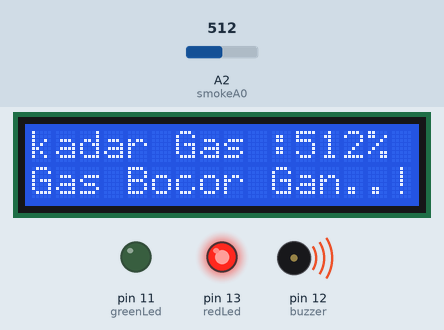
A sketch run on a simulated Arduino Uno, built with avr-gcc and run on an emulated ATmega328P. On the bench: 16×2 character LCD, output pins drawn as LEDs (lit = HIGH), buzzer (waves = sounding). The test bench sets the inputs (shaded band); at power-on: A2 (smokeA0) = 512. What the sketch prints to the serial monitor is not drawn.

Above: at 1.2 s.
1.3 s: A2 (smokeA0) set to 106
At 2.05 s:
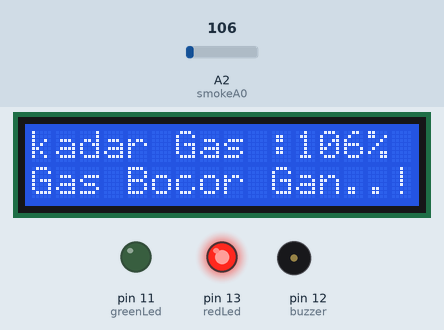
3.1 s: A2 (smokeA0) set to 91
At 4.4 s:
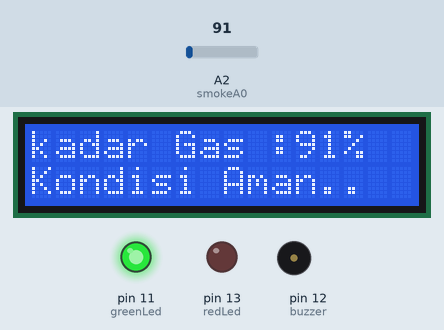
4.7 s: A2 (smokeA0) set to 110
At 5.25 s:
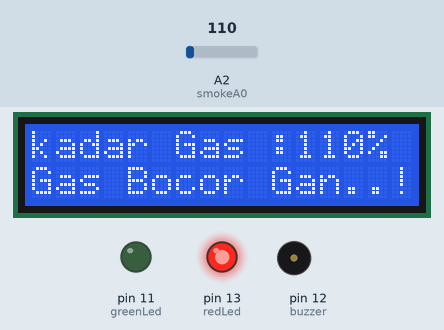
Timing chart, 0 to 12.3 s (numbered marks = the images above; inputs shaded):
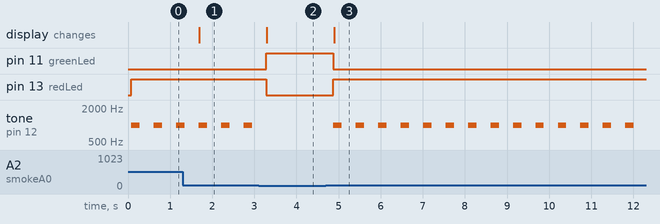

Measured:
- the behaviour switches between 101 and 100 on A2 (smokeA0) (found by bisection; images 1 and 2)
- after the input at 1.3 s, the display: changes after 0.40 s (image 1)
- after the input at 3.1 s, pin 11 (greenLed): LOW → HIGH after 0.18 s; pin 13 (redLed): HIGH → LOW after 0.18 s; tone on pin 12 (buzzer): stops changing and stays silent; the display: changes after 0.20 s (image 2)
- after the input at 4.7 s, pin 11 (greenLed): HIGH → LOW after 0.18 s; pin 13 (redLed): LOW → HIGH after 0.18 s; tone on pin 12 (buzzer): alternates 1000 Hz for 0.20 s and silent for 0.33 s, starting after 0.18 s; the display: changes after 0.19 s (image 3)
- by itself, tone on pin 12 (buzzer): alternates 1000 Hz for 0.20 s and silent for 0.33 s

The sketch:

sensor_gas.ino
```cpp
#include <LiquidCrystal_I2C.h>
LiquidCrystal_I2C lcd(0x27 ,2,1,0,4,5,6,7,3, POSITIVE);

int redLed = 13;
int greenLed = 11;
int buzzer = 12;
int smokeA0 = A2;
// Your threshold value
int sensorThres = 100;

void setup() {
  pinMode(redLed, OUTPUT);
  pinMode(greenLed, OUTPUT);
  pinMode(buzzer, OUTPUT);
  pinMode(smokeA0, INPUT);
  Serial.begin(9600);
  lcd.begin(16,2);
}

void loop() {
  int analogSensor = analogRead(smokeA0);

  Serial.print("Pin A0: ");
  Serial.println(analogSensor);
  lcd.setCursor(0,0);
  lcd.print("kadar Gas :");
  lcd.print(analogSensor);
  lcd.print("%");
  lcd.print("   ");
  // Checks if it has reached the threshold value
  if (analogSensor > sensorThres)
  {
    digitalWrite(redLed, HIGH);
    digitalWrite(greenLed, LOW);
    tone(buzzer, 1000, 200);
    lcd.setCursor(0,1);
  lcd.print("Gas Bocor Gan..!");

  }
  else
  {
    digitalWrite(redLed, LOW);
    digitalWrite(greenLed, HIGH);
    noTone(buzzer);
    lcd.setCursor(0,1);
  lcd.print("Kondisi Aman..  ");
  }
  delay(500);
}
```
